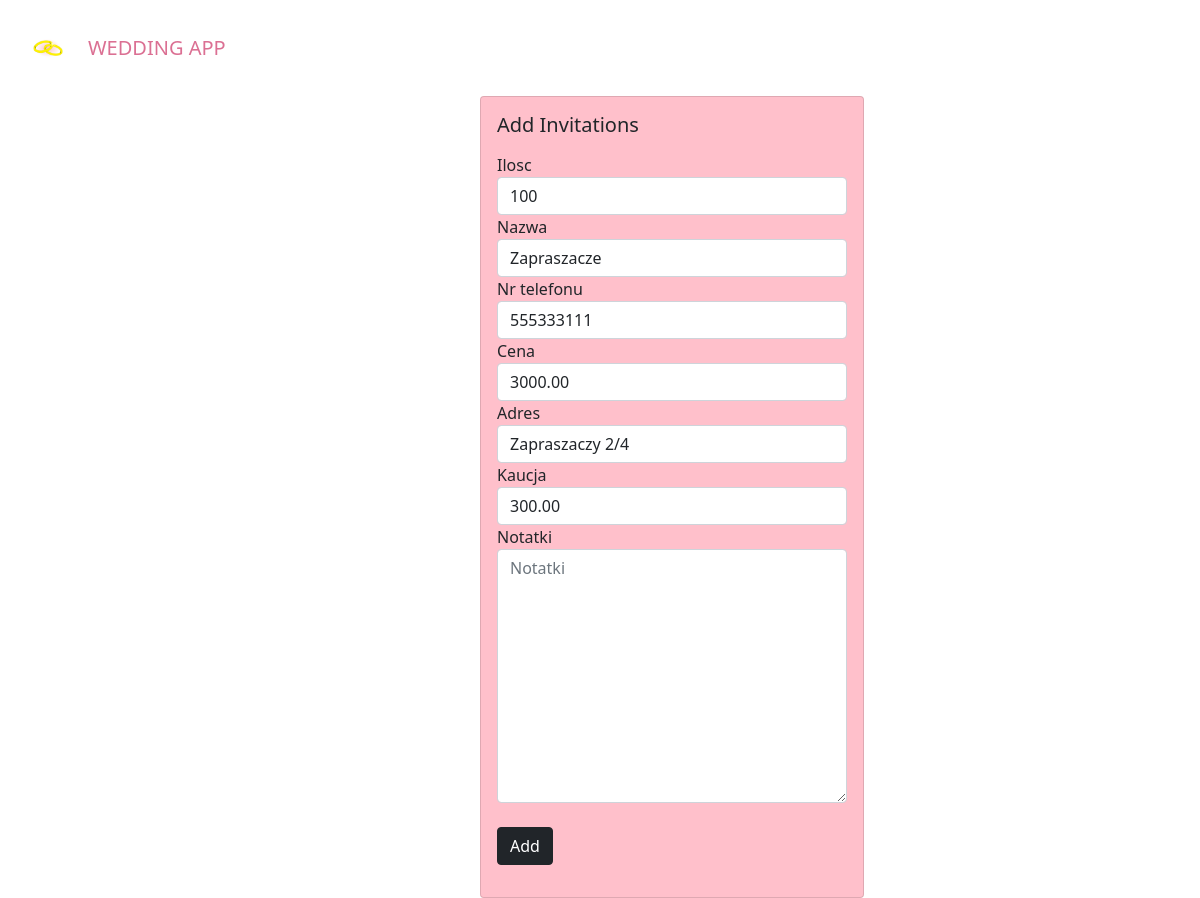
/invitation/update/1, run on the app's committed database.
### wedding/models.py (models this page shows, shortened)
class StandardInfo(models.Model):
    name = models.CharField(max_length=100)
    phone_number = models.CharField(max_length=9)
    email_address = models.CharField(max_length=30, null=True,blank=True)
    price = models.DecimalField(max_digits=8,decimal_places=2)
    address = models.CharField(max_length = 100,null=True, blank=True)
    caution = models.DecimalField(max_digits=8, decimal_places=2)
    approved = models.BooleanField(blank = True, null=True)
    notes = models.TextField(blank=True, null=True)
    class Meta:
        abstract = True

class Invitations(StandardInfo):
    quantity = models.PositiveIntegerField()

### wedding/views.py (the view, shortened to what this page needs)
# urls.py: path('invitation/update/<int:pk>', views.InvitationsUpdateView.as_view(), name='invitation-update'),
class InvitationsUpdateView(UpdateView):
    model=Invitations
    form_class = InvitationsForm
    template_name = 'wedding/invitations_add.html'

### wedding/forms.py
class InvitationsForm(forms.ModelForm):
    class Meta:
        model = Invitations
        fields='__all__'
        exclude = ('approved',)
        widgets = {
            'quantity' : forms.TextInput(attrs={'class' : 'form-control','placeholder': 'Ilosc'}),
            'name' : forms.TextInput(attrs={'class' : 'form-control',  'placeholder': 'Nazwa'}),
            'phone_number' : forms.TextInput(attrs={'class' : 'form-control',  'placeholder': 'Nr Telefonu'}),
            'email_address' : forms.TextInput(attrs={'class' : 'form-control',  'placeholder': 'Email'}),
            'price' : forms.TextInput(attrs={'class' : 'form-control',  'placeholder': 'Cena'}),
            'address' : forms.TextInput(attrs={'class' : 'form-control',  'placeholder': 'Adres'}),
            'caution' : forms.TextInput(attrs={'class' : 'form-control',  'placeholder': 'Kaucja'}),
            'notes' : forms.Textarea(attrs={'class' : 'form-control',  'placeholder': 'Notatki'}),
        }
        labels = {'quantity' : 'Ilosc', 'name' : 'Nazwa', 'phone_number' : 'Nr telefonu',
         'email_address' : 'Adres email' ,'price' : 'Cena' ,'address' : 'Adres' ,'caution' : 'Kaucja', 'notes' : 'Notatki' }

### wedding/templates/wedding/invitations_add.html (shortened to what this page needs)
{% extends 'index.html' %}
{% block content %}
<div class="card" style="width: 24rem; background-color: pink; position: relative; left: 40%; right: 60%;" >
    <div class="card-body">
      <h5 class="card-title">Add Invitations</h5>
      <p class="card-text">
        <div class = "form-group">
            <form action="{% url 'invitations-add' %}" method="post">
                {{form.quantity.label}}
                {{form.quantity}}
                {{form.name.label}}
                {{form.name}}
                {{form.phone_number.label}}
                {{form.phone_number}}
                {{form.price.label}}
                {{form.price}}
                {{form.address.label}}
                {{form.address}}
                {{form.caution.label}}
                {{form.caution}}
                {{form.notes.label}}
                {{form.notes}}
                <br>
                <button type="submit" class="btn btn-dark">Add</button>
            </form>
            </div>
        </p>
    </div>
  </div>
{% endblock %}

### data on the page
Invitations: quantity "100", name "Zapraszacze", phone_number "555333111", price "3000.00", address "Zapraszaczy 2/4", caution "300.00"
